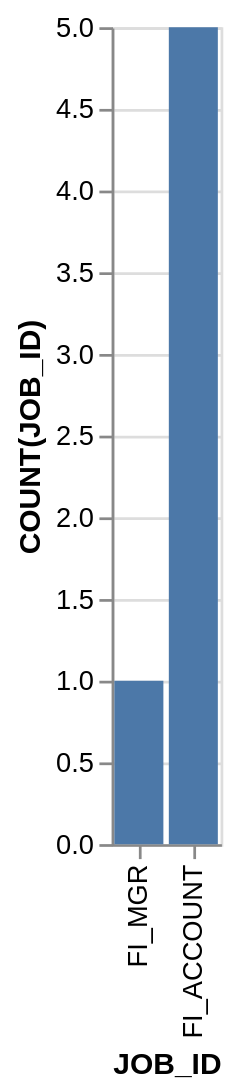

The Vega-Lite source for this figure:
### Vega-Lite specification from a JSON file in a GitHub repository (floating-point values rounded to 4 significant figures)
{"data": {"values": [{"x_data": "FI_MGR", "y_data": 1}, {"x_data": "FI_ACCOUNT", "y_data": 5}]}, "mark": "bar", "encoding": {"x": {"field": "x_data", "type": "nominal", "title": "JOB_ID", "sort": "descending"}, "y": {"field": "y_data", "type": "quantitative", "title": "COUNT(JOB_ID)"}}}
